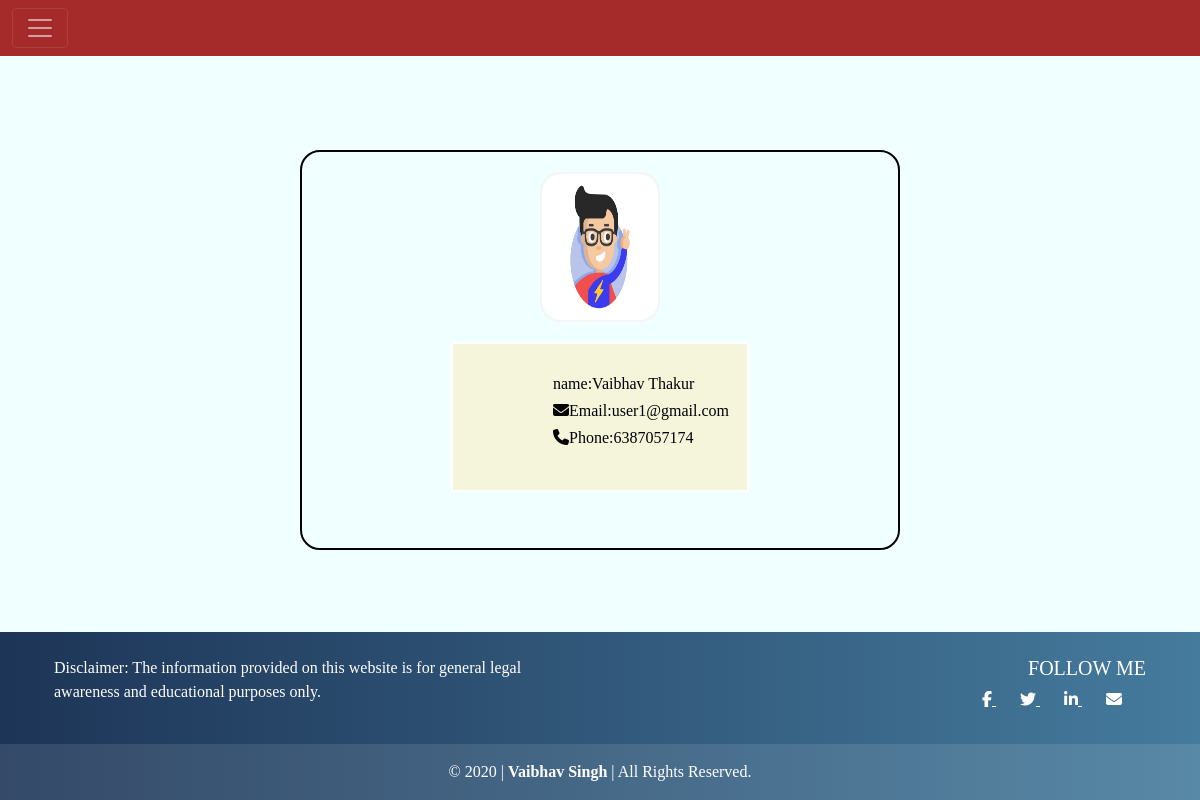
/user_home/ (signed in), run on the app's committed database.
### legal_app/models.py (models this page shows)
class User(models.Model):
    name=models.CharField(max_length=50,null=False)
    email=models.EmailField(max_length=50,null=False,primary_key=True)
    password=models.CharField(max_length=50,null=False)
    phone=models.CharField(max_length=13,null=False)
    profile_pic=models.FileField(upload_to="user_pic/",default="")
    date=models.DateField(default=timezone.now)

### legal_app/user_views.py (the view)
# urls.py: path("user_home/",user_views.user_home,name='user_home'),
def user_home(request):
    if request.method=="GET":
        user_email=request.session["web_key"]
        user_obj=User.objects.get(email=user_email) # it will return a single object
        user_dict={"user_key":user_obj}
        return render(render,"legal_app/user/user_home.html",user_dict)

### legal_app/templates/legal_app/user/user_home.html (shortened to what this page needs)
<!DOCTYPE html>
{% load static %}
<html lang="en">
<head>
    {% include 'legal_app/common/common_css.html' %}
</head>
<body>
    {% include 'legal_app/user/user_header.html' %}
    <div class="main-div">
        <div class="flex-container">
            <div class="image-div">
                <img src="/media/{{user_key.profile_pic}}" alt="">
            </div>
            <div class="profile-div">
                <h6>name:{{user_key.name}}</h6>
                <h6><i class="fa-solid fa-envelope"></i>Email:{{user_key.email}}</h6>
                <h6><i class="fa-solid fa-phone"></i>Phone:{{user_key.phone}}</h6>
            </div>
        </div>
    </div>
    {% include 'legal_app/common/footer.html' %}
</body>
</html>

### legal_app/static/legal_app/css/style.css (style rules this page uses)
body,html { min-height:100vh; display:flex; flex-direction:column; background-color:azure; }
.main-div { flex:1; }
* { font-family:cursive; box-sizing:border-box; }

### legal_app/templates/legal_app/user/user_home.html (style rules this page uses)
.flex-container { width:50%; height:400px; flex-direction:column; margin:auto; margin-top:150px; padding:20px 0px 0px 0px; border:2px solid black; border-radius:20px; }
.image-div { width:20%; height:150px; border:2px solid whitesmoke; border-radius:20px; margin:auto; margin-bottom:20px; }
.image-div img { width:100%; height:100%; border-radius:20px; }
.profile-div { width:50%; height:150px; border:2px solid white; margin:auto; padding:30px 0px 0px 0px; background-color:beige; }
h6 { color:black; margin-left:100px; }

### data on the page
User: profile_pic (picture), name "Vaibhav Thakur", email "user1@gmail.com", phone "6387057174"
